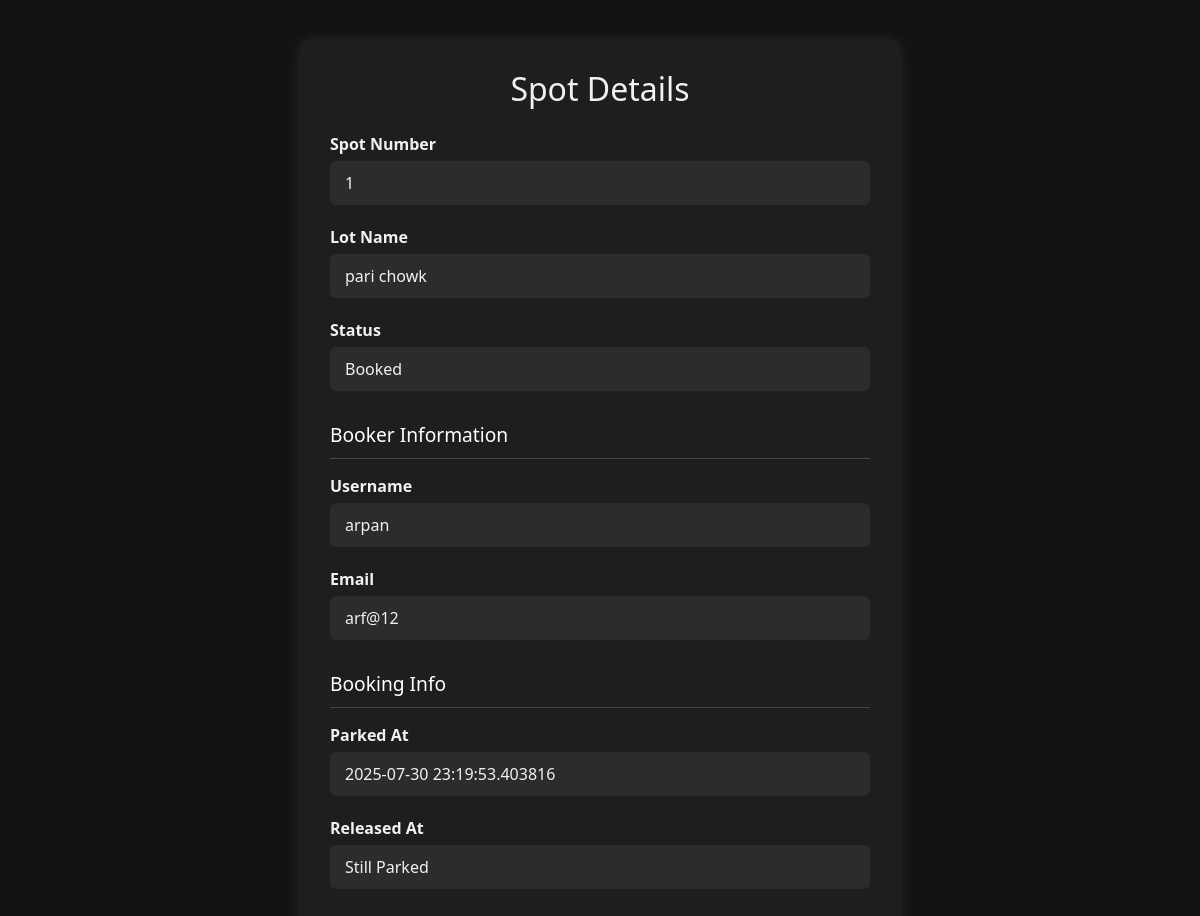
The app's page /spot_details/41 with its own data.
### models.py (models this page shows)
class Spot(db.Model):
    id = db.Column(db.Integer, primary_key=True)
    lot_id = db.Column(db.Integer, db.ForeignKey('lot.id'), nullable=False)
    user_id = db.Column(db.Integer, db.ForeignKey('user.id'), nullable=True)
    spot_number = db.Column(db.Integer, nullable = False)
    status = db.Column(db.String(), default='available')
    user = db.relationship('User', backref='spots')
    releases = db.relationship('Release', backref='spot', lazy=True)

class Lot(db.Model):
    id = db.Column(db.Integer, primary_key=True)
    prime_location = db.Column(db.String(), unique=True, nullable=False)
    price = db.Column(db.Integer, nullable=False)
    address = db.Column(db.String(), unique=True, nullable=False)
    pin_code = db.Column(db.Integer, nullable=False)
    maximum_spots = db.Column(db.Integer)
    spots = db.relationship('Spot', backref='lot', lazy=True)

class User(db.Model):
    id = db.Column(db.Integer, primary_key=True)
    username = db.Column(db.String(), unique=True, nullable=False)
    email = db.Column(db.String(), unique=True, nullable=False)
    password = db.Column(db.String(), nullable=False)
    role = db.Column(db.String(), default='user')
    location = db.Column(db.String(), unique=False, nullable=True)
    vehicle_number = db.Column(db.String(), unique=True,nullable=True)
    pin = db.Column(db.Integer,nullable=True)
    posts = db.relationship('Release', backref='user', lazy=True)

class Release(db.Model):
    id = db.Column(db.Integer, primary_key=True)
    spot_id = db.Column(db.Integer, db.ForeignKey('spot.id'), nullable=False)
    user_id = db.Column(db.Integer, db.ForeignKey('user.id'), nullable=False)
    parked_at = db.Column(db.DateTime, server_default=db.func.now())
    released_at = db.Column(db.DateTime, nullable=True)
    cost = db.Column(db.Integer, nullable=True)

### app.py (the view)
@app.route('/spot_details/<int:spot_id>')
def spot_details(spot_id):
    spot = Spot.query.get_or_404(spot_id)
    if spot.status.lower() != 'booked' and spot.user_id is None:
        return "This spot is not currently booked.", 404
    user = User.query.get(spot.user_id)
    release = Release.query.filter_by(spot_id=spot.id, user_id=user.id).order_by(Release.parked_at.desc()).first()
    return render_template('spot_details.html', spot=spot, user=user, release=release)

### templates/spot_details.html (shortened to what this page needs)
<!DOCTYPE html>
<html lang="en">
<head>
  <link href="https://cdn.jsdelivr.net/npm/bootstrap@5.0.2/dist/css/bootstrap.min.css" rel="stylesheet">
</head>
<body>
  <div class="container-box">
    <h2 class="text-center mb-4">Spot Details</h2>
    <div class="form-section">
      <div class="label">Spot Number</div>
      <div class="value-box">{{ spot.spot_number }}</div>
    </div>
    <div class="form-section">
      <div class="label">Lot Name</div>
      <div class="value-box">{{ spot.lot.prime_location }}</div>
    </div>
    <div class="form-section">
      <div class="label">Status</div>
      <div class="value-box">{{ spot.status }}</div>
    </div>
    {% if user %}
      <div class="section-title">Booker Information</div>
      <div class="form-section">
        <div class="label">Username</div>
        <div class="value-box">{{ user.username }}</div>
      </div>
      <div class="form-section">
        <div class="label">Email</div>
        <div class="value-box">{{ user.email }}</div>
      </div>
      {% if release %}
        <div class="section-title">Booking Info</div>
        <div class="form-section">
          <div class="label">Parked At</div>
          <div class="value-box">{{ release.parked_at }}</div>
        </div>
        <div class="form-section">
          <div class="label">Released At</div>
          <div class="value-box">{{ release.released_at or "Still Parked" }}</div>
        </div>
      {% endif %}
    {% else %}
      <div class="alert-custom mt-4">No user is associated with this spot.</div>
    {% endif %}
  </div>
</body>
</html>

### templates/spot_details.html (style rules this page uses)
body { background-color: #121212; color: #f1f1f1; font-family: 'Segoe UI', sans-serif; }
.container-box { max-width: 600px; margin: 40px auto; background-color: #1e1e1e; border-radius: 12px; padding: 30px; box-shadow: 0 0 15px rgba(255, 255, 255, 0.1); }
.form-section { margin-bottom: 20px; }
.label { font-weight: bold; margin-bottom: 5px; }
.value-box { background-color: #2c2c2c; padding: 10px 15px; border-radius: 6px; color: #f1f1f1; }
.section-title { color: #ffffff; border-bottom: 1px solid #444; padding-bottom: 8px; margin-top: 30px; margin-bottom: 15px; font-size: 1.2rem; }

### records on screen
Spot: spot_number "1", status "Booked"
Lot: lot.prime_location "pari chowk"
User: username "arpan", email "arf@12"
Release: parked_at "2025-07-30 23:19:53.403816", released_at "Still Parked"
